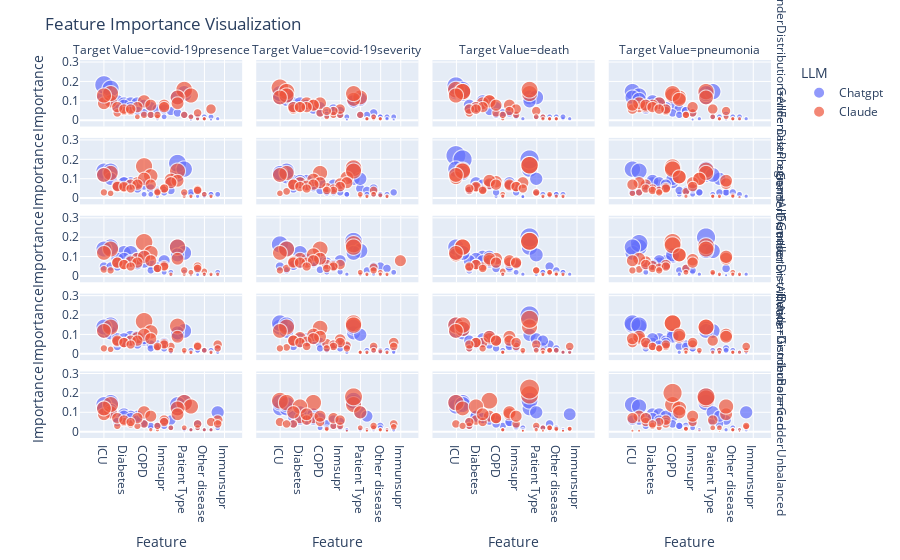

Source (notebook cell):
### Code cell
# bubble chart representation (just playing around)
fig = px.scatter(df,
                 x="Feature", y="Importance",
                 color="LLM",
                 size="Importance",
                 facet_col="Target Value",
                 facet_row="GenderDistribution",
                 hover_data=["COTR"])
fig.update_layout(title="Feature Importance Visualization")
fig.show()
